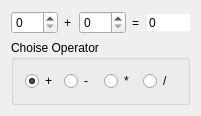
<?xml version="1.0" encoding="UTF-8"?>
<ui version="4.0">
 <class>MainWindow</class>
 <widget class="QMainWindow" name="MainWindow">
  <property name="geometry">
   <rect>
    <x>0</x>
    <y>0</y>
    <width>201</width>
    <height>94</height>
   </rect>
  </property>
  <property name="windowTitle">
   <string>Calculator</string>
  </property>
  <widget class="QWidget" name="centralWidget">
   <layout class="QGridLayout" name="gridLayout">
    <item row="1" column="0" colspan="5">
     <widget class="QGroupBox" name="groupBox">
      <property name="title">
       <string>Choise Operator</string>
      </property>
      <layout class="QGridLayout" name="gridLayout_2">
       <item row="0" column="3">
        <widget class="QRadioButton" name="down_on">
         <property name="text">
          <string>/</string>
         </property>
        </widget>
       </item>
       <item row="0" column="0">
        <widget class="QRadioButton" name="plus">
         <property name="text">
          <string>+</string>
         </property>
         <property name="checked">
          <bool>true</bool>
         </property>
        </widget>
       </item>
       <item row="0" column="2">
        <widget class="QRadioButton" name="up_on">
         <property name="text">
          <string>*</string>
         </property>
        </widget>
       </item>
       <item row="0" column="1">
        <widget class="QRadioButton" name="minus">
         <property name="text">
          <string>-</string>
         </property>
        </widget>
       </item>
      </layout>
     </widget>
    </item>
    <item row="0" column="1">
     <widget class="QLabel" name="oporator">
      <property name="text">
       <string>+</string>
      </property>
     </widget>
    </item>
    <item row="0" column="2">
     <widget class="QSpinBox" name="spinBox_2">
      <property name="maximum">
       <number>100</number>
      </property>
     </widget>
    </item>
    <item row="0" column="3">
     <widget class="QLabel" name="label_2">
      <property name="text">
       <string>=</string>
      </property>
     </widget>
    </item>
    <item row="0" column="4">
     <widget class="QSpinBox" name="spinBox_3">
      <property name="frame">
       <bool>false</bool>
      </property>
      <property name="readOnly">
       <bool>true</bool>
      </property>
      <property name="buttonSymbols">
       <enum>QAbstractSpinBox::NoButtons</enum>
      </property>
      <property name="minimum">
       <number>-10000</number>
      </property>
      <property name="maximum">
       <number>10000</number>
      </property>
     </widget>
    </item>
    <item row="0" column="0">
     <widget class="QSpinBox" name="spinBox">
      <property name="maximum">
       <number>100</number>
      </property>
     </widget>
    </item>
   </layout>
  </widget>
 </widget>
 <layoutdefault spacing="6" margin="11"/>
 <resources/>
 <connections/>
</ui>
